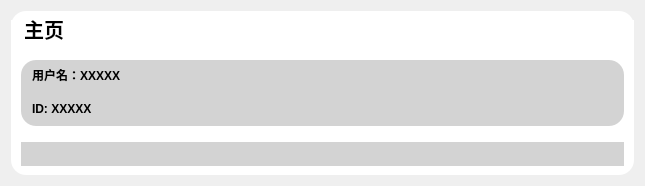
         <widget class="QWidget" name="home">
          <layout class="QHBoxLayout" name="horizontalLayout_2">
           <item>
            <widget class="QWidget" name="widget_3" native="true">
             <property name="sizePolicy">
              <sizepolicy hsizetype="Preferred" vsizetype="Preferred">
               <horstretch>0</horstretch>
               <verstretch>0</verstretch>
              </sizepolicy>
             </property>
             <property name="minimumSize">
              <size>
               <width>0</width>
               <height>20</height>
              </size>
             </property>
             <property name="styleSheet">
              <string notr="true">QWidget{
	background-color: white;
	border-radius: 15px;
}</string>
             </property>
             <layout class="QVBoxLayout" name="verticalLayout_2" stretch="0,0,1,2">
              <property name="leftMargin">
               <number>0</number>
              </property>
              <property name="rightMargin">
               <number>0</number>
              </property>
              <item>
               <widget class="QLineEdit" name="lineEdit">
                <property name="font">
                 <font>
                  <family>Microsoft JhengHei UI</family>
                  <pointsize>15</pointsize>
                  <weight>75</weight>
                  <bold>true</bold>
                 </font>
                </property>
                <property name="text">
                 <string>  主页</string>
                </property>
               </widget>
              </item>
              <item>
               <widget class="Line" name="line">
                <property name="minimumSize">
                 <size>
                  <width>0</width>
                  <height>2</height>
                 </size>
                </property>
                <property name="maximumSize">
                 <size>
                  <width>16777215</width>
                  <height>2</height>
                 </size>
                </property>
                <property name="styleSheet">
                 <string notr="true">Line{
	background-color: #008C8C
}</string>
                </property>
                <property name="orientation">
                 <enum>Qt::Horizontal</enum>
                </property>
               </widget>
              </item>
              <item>
               <widget class="QWidget" name="widget_4" native="true">
                <property name="styleSheet">
                 <string notr="true">QWidget{
	background-color: #d3d3d3;
	border-radius: 15px;
	margin-left: 10px;
	margin-right: 10px;
	margin-bottom: 10px;
}</string>
                </property>
                <layout class="QGridLayout" name="gridLayout_2" columnstretch="1,3">
                 <item row="1" column="1">
                  <spacer name="horizontalSpacer">
                   <property name="orientation">
                    <enum>Qt::Horizontal</enum>
                   </property>
                   <property name="sizeHint" stdset="0">
                    <size>
                     <width>462</width>
                     <height>20</height>
                    </size>
                   </property>
                  </spacer>
                 </item>
                 <item row="0" column="0">
                  <widget class="QLineEdit" name="lineEdit_2">
                   <property name="font">
                    <font>
                     <family>Microsoft JhengHei UI</family>
                     <weight>75</weight>
                     <bold>true</bold>
                    </font>
                   </property>
                   <property name="text">
                    <string>用户名：XXXXX</string>
                   </property>
                  </widget>
                 </item>
                 <item row="1" column="0">
                  <widget class="QLineEdit" name="lineEdit_3">
                   <property name="font">
                    <font>
                     <family>Microsoft JhengHei UI</family>
                     <weight>75</weight>
                     <bold>true</bold>
                    </font>
                   </property>
                   <property name="text">
                    <string>ID: XXXXX</string>
                   </property>
                  </widget>
                 </item>
                 <item row="0" column="1">
                  <spacer name="horizontalSpacer_2">
                   <property name="orientation">
                    <enum>Qt::Horizontal</enum>
                   </property>
                   <property name="sizeHint" stdset="0">
                    <size>
                     <width>40</width>
                     <height>20</height>
                    </size>
                   </property>
                  </spacer>
                 </item>
                </layout>
               </widget>
              </item>
              <item>
               <widget class="QWidget" name="widget_5" native="true">
                <property name="styleSheet">
                 <string notr="true">QWidget{
	background-color: #d3d3d3;
	border-radius: 15px;
	margin-left: 10px;
	margin-right: 10px;
}</string>
                </property>
                <layout class="QGridLayout" name="gridLayout_3">
                 <property name="horizontalSpacing">
                  <number>2</number>
                 </property>
                 <item row="1" column="1">
                  <widget class="QWidget" name="widget_8" native="true">
                   <property name="styleSheet">
                    <string notr="true">QWidget{
	background-color: white;
	border-radius: 15px;
}</string>
                   </property>
                  </widget>
                 </item>
                 <item row="1" column="2">
                  <widget class="QWidget" name="widget_6" native="true">
                   <property name="styleSheet">
                    <string notr="true">QWidget{
	background-color: white;
	border-radius: 15px;
}</string>
                   </property>
                  </widget>
                 </item>
                 <item row="1" column="3">
                  <widget class="QWidget" name="widget_7" native="true">
                   <property name="styleSheet">
                    <string notr="true">QWidget{
	background-color: white;
	border-radius: 15px;
}</string>
                   </property>
                  </widget>
                 </item>
                 <item row="1" column="0">
                  <widget class="QWidget" name="widget" native="true">
                   <property name="styleSheet">
                    <string notr="true">QWidget{
	background-color: white;
	border-radius: 15px;
}</string>
                   </property>
                  </widget>
                 </item>
                 <item row="0" column="0">
                  <widget class="QWidget" name="widget_9" native="true">
                   <property name="styleSheet">
                    <string notr="true">QWidget{
	background-color: white;
	border-radius: 15px;
}</string>
                   </property>
                  </widget>
                 </item>
                 <item row="0" column="1">
                  <widget class="QWidget" name="widget_10" native="true">
                   <property name="styleSheet">
                    <string notr="true">QWidget{
	background-color: white;
	border-radius: 15px;
}</string>
                   </property>
                  </widget>
                 </item>
                 <item row="0" column="2">
                  <widget class="QWidget" name="widget_11" native="true">
                   <property name="styleSheet">
                    <string notr="true">QWidget{
	background-color: white;
	border-radius: 15px;
}</string>
                   </property>
                  </widget>
                 </item>
                 <item row="0" column="3">
                  <widget class="QWidget" name="widget_12" native="true">
                   <property name="styleSheet">
                    <string notr="true">QWidget{
	background-color: white;
	border-radius: 15px;
}</string>
                   </property>
                  </widget>
                 </item>
                </layout>
               </widget>
              </item>
             </layout>
            </widget>
           </item>
          </layout>
         </widget>
